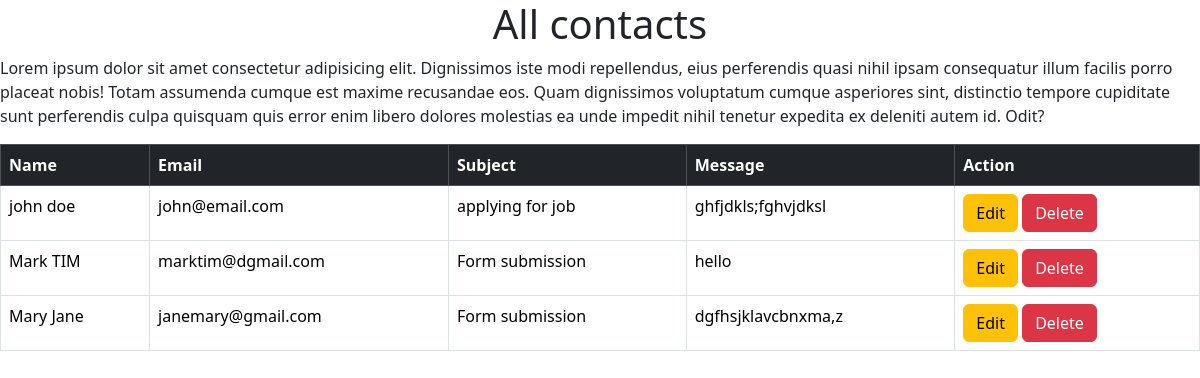
Page /show/ on the committed database.
### sokoapp/models.py (models this page shows, shortened)
class Contact(models.Model):
    name = models.CharField(max_length=50)
    email = models.EmailField()
    subject = models.CharField(max_length=100)
    message = models.TextField()

### sokoapp/views.py (the view)
# urls.py: path('show/', views.show, name='show'),
def show(request) :
    all = Contact.objects.all()
    return render(request, 'show.html', {"all" : all})

### templates/show.html (shortened to what this page needs)
<!DOCTYPE html>
<html lang="en">
<head>
    {% load static %}
    <link rel="stylesheet" href="{% static 'assets/vendor/bootstrap/css/bootstrap.min.css' %}">
</head>
<body>
    <h1 class="text-center">All contacts</h1>
    <p>Lorem ipsum dolor sit amet consectetur adipisicing elit. Dignissimos iste modi repellendus, eius perferendis quasi nihil ipsam consequatur illum facilis porro placeat nobis! Totam assumenda cumque est maxime recusandae eos.
    Quam dignissimos voluptatum cumque asperiores sint, distinctio tempore cupiditate sunt perferendis culpa quisquam quis error enim libero dolores molestias ea unde impedit nihil tenetur expedita ex deleniti autem id. Odit?</p>
    <table class="table table-bordered">
        <tr class= table-dark>
            <th>Name</th>
            <th>Email</th>
            <th>Subject</th>
            <th>Message</th>
            <th>Action</th>
        </tr>
        {% for contact in all %}
        <tr>
            <td>{{ contact.name }}</td>
            <td>{{ contact.email }}</td>
            <td>{{ contact.subject }}</td>
            <td>{{ contact.message }}</td>
            <td>
                <a href="/edit/{{contact.id}}" class="btn btn-warning">Edit</a>
                <a href="/delete/{{contact.id}}" class="btn btn-danger">Delete</a>
            </td>
        </tr>
         {% endfor %}
    </table>
</body>
</html>

### rows in the picture
Contact: name "john doe", email "john@email.com", subject "applying for job", message "ghfjdkls;fghvjdksl"
Contact: name "Mark TIM", email "marktim@dgmail.com", subject "Form submission", message "hello"
Contact: name "Mary Jane", email "janemary@gmail.com", subject "Form submission", message "dgfhsjklavcbnxma,z"
